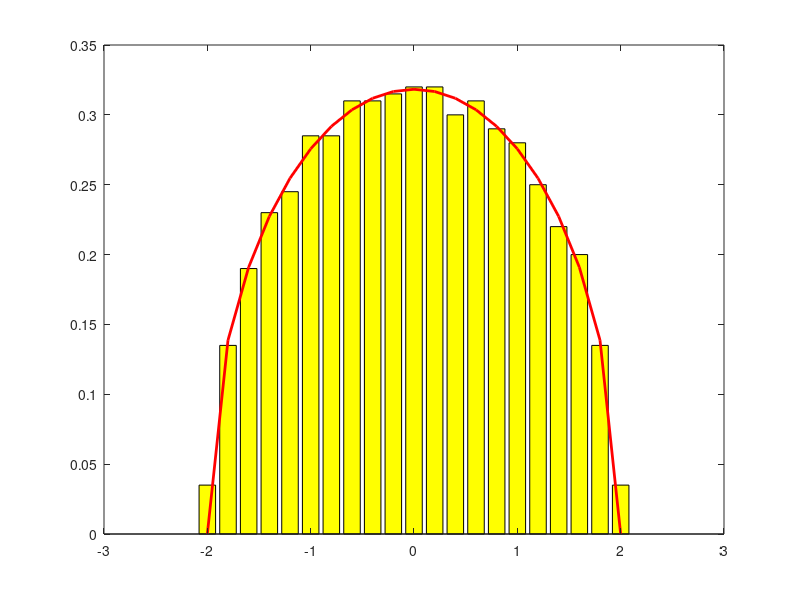

This chart was generated by the following MATLAB code:
% Fit the semicircle law to the normalized eigenvalues of a random
% hermitian matrix with 0 mean and 1 variance, as obtained with randn or
% with (sqrt(12)*rand - 0.5)
close all;
clear all;
n=1E3;
t=1;
v=[];
dx=0.2;

for i=1:t
    A=randn(n);
    S=(A+A')/2;
    v = [v; eig(S)];
end
v = v/sqrt(n/2);
[count, x]=hist(v,-2:dx:2);
cla reset;
bar(x,count/(t*n*dx),'y');
hold on;
plot(x,sqrt(4-x.^2)/(2*pi),'r','LineWidth',2);
